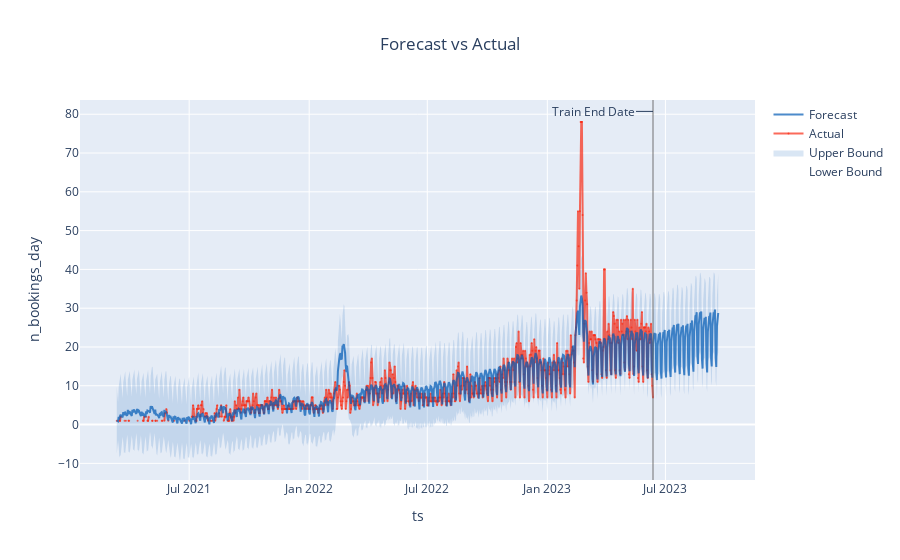

Notebook cell for this chart:
### Markdown cell above
## Final predictions

### Code cell
forecast = result_ts.forecast
fig = forecast.plot()
plotly.io.show(fig)

### Figure 1 — Plotly figure (JSON) as saved in the notebook; plotly's stock layout.template omitted (floating-point values rounded to 4 significant figures; data arrays with more than 128 entries replaced by an {"elided": "..."} marker saying what was removed)
{"data": [{"legendgroup": "interval", "line": {"color": "rgba(0, 90, 181, 0.5)", "width": 0}, "mode": "lines", "name": "Lower Bound", "type": "scatter", "x": {"elided": "923 str values"}, "y": {"elided": "923 float values"}}, {"fill": "tonexty", "fillcolor": "rgba(0, 90, 181, 0.15)", "legendgroup": "interval", "line": {"color": "rgba(0, 90, 181, 0.5)", "width": 0}, "mode": "lines", "name": "Upper Bound", "type": "scatter", "x": {"elided": "923 str values"}, "y": {"elided": "923 float values"}}, {"line": {"color": "rgba(250, 43, 20, 0.7)"}, "marker": {"color": "rgba(250, 43, 20, 0.7)", "size": 2}, "mode": "lines+markers", "name": "Actual", "opacity": 1, "type": "scatter", "x": {"elided": "923 str values"}, "y": {"elided": "923 int values"}}, {"line": {"color": "rgba(0, 90, 181, 0.7)", "dash": "solid"}, "name": "Forecast", "type": "scatter", "x": {"elided": "923 str values"}, "y": {"elided": "923 float values"}}], "layout": {"annotations": [{"arrowhead": 0, "ax": -60, "ay": 0, "showarrow": true, "text": "Train End Date", "x": "2023-06-12T00:00:00", "xref": "x", "y": 0.97, "yref": "paper"}], "legend": {"traceorder": "reversed"}, "shapes": [{"line": {"color": "rgba(100, 100, 100, 0.9)", "width": 1}, "type": "line", "x0": "2023-06-12T00:00:00", "x1": "2023-06-12T00:00:00", "xref": "x", "y0": 0, "y1": 1, "yref": "paper"}], "showlegend": true, "title": {"text": "Forecast vs Actual", "x": 0.5}, "xaxis": {"title": {"text": "ts"}}, "yaxis": {"title": {"text": "n_bookings_day"}}}}
